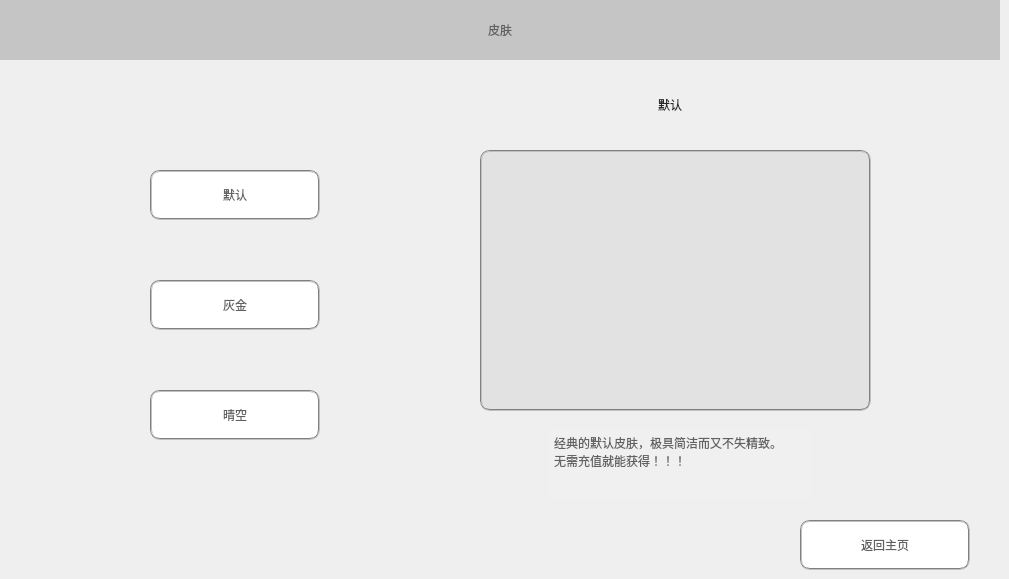
   <widget class="QWidget" name="themeSkinScene">
    <widget class="QWidget" name="edge_3" native="true">
     <property name="geometry">
      <rect>
       <x>0</x>
       <y>0</y>
       <width>1000</width>
       <height>60</height>
      </rect>
     </property>
     <property name="styleSheet">
      <string notr="true">background-color: rgba(97, 97, 97, 0.3);</string>
     </property>
    </widget>
    <widget class="QPushButton" name="skin1Btn">
     <property name="geometry">
      <rect>
       <x>150</x>
       <y>170</y>
       <width>170</width>
       <height>50</height>
      </rect>
     </property>
     <property name="styleSheet">
      <string notr="true">QPushButton{
color: rgb(97, 97, 97);
background-color: rgb(255, 255, 255);
border:2px groove gray;
border-radius:10px;
padding:2px 4px;
}
QPushButton:hover{
background-color: rgba(255, 255, 255, 0.2);
}
QPushButton:pressed{
background-color: rgba(95, 95, 95, 0.3);
border-color:rgba(255,255,255,0.3);
border-style:inset;
color:rgb(255, 255, 255);
}
</string>
     </property>
     <property name="text">
      <string>默认</string>
     </property>
    </widget>
    <widget class="QPushButton" name="skin2Btn">
     <property name="geometry">
      <rect>
       <x>150</x>
       <y>280</y>
       <width>170</width>
       <height>50</height>
      </rect>
     </property>
     <property name="styleSheet">
      <string notr="true">QPushButton{
color: rgb(97, 97, 97);
background-color: rgb(255, 255, 255);
border:2px groove gray;
border-radius:10px;
padding:2px 4px;
}
QPushButton:hover{
background-color: rgba(255, 255, 255, 0.2);
}
QPushButton:pressed{
background-color: rgba(95, 95, 95, 0.3);
border-color:rgba(255,255,255,0.3);
border-style:inset;
color:rgb(255, 255, 255);
}</string>
     </property>
     <property name="text">
      <string>灰金</string>
     </property>
    </widget>
    <widget class="QPushButton" name="skin3Btn">
     <property name="geometry">
      <rect>
       <x>150</x>
       <y>390</y>
       <width>170</width>
       <height>50</height>
      </rect>
     </property>
     <property name="styleSheet">
      <string notr="true">QPushButton{
color: rgb(97, 97, 97);
background-color: rgb(255, 255, 255);
border:2px groove gray;
border-radius:10px;
padding:2px 4px;
}
QPushButton:hover{
background-color: rgba(255, 255, 255, 0.2);
}
QPushButton:pressed{
background-color: rgba(95, 95, 95, 0.3);
border-color:rgba(255,255,255,0.3);
border-style:inset;
color:rgb(255, 255, 255);
}</string>
     </property>
     <property name="text">
      <string>晴空</string>
     </property>
    </widget>
    <widget class="QPushButton" name="returnBtn_3">
     <property name="geometry">
      <rect>
       <x>800</x>
       <y>520</y>
       <width>170</width>
       <height>50</height>
      </rect>
     </property>
     <property name="styleSheet">
      <string notr="true">QPushButton{
color: rgb(97, 97, 97);
background-color: rgb(255, 255, 255);
border:2px groove gray;
border-radius:10px;
padding:2px 4px;
}
QPushButton:hover{
background-color: rgba(255, 255, 255, 0.2);
}
QPushButton:pressed{
background-color: rgba(95, 95, 95, 0.3);
border-color:rgba(255,255,255,0.3);
border-style:inset;
color:rgb(255, 255, 255);
}</string>
     </property>
     <property name="text">
      <string>返回主页</string>
     </property>
    </widget>
    <widget class="QLabel" name="sceneTiltle_3">
     <property name="geometry">
      <rect>
       <x>410</x>
       <y>5</y>
       <width>180</width>
       <height>50</height>
      </rect>
     </property>
     <property name="styleSheet">
      <string notr="true">color: rgb(97, 97, 97);
font: 18pt &quot;Microsoft YaHei UI&quot;;</string>
     </property>
     <property name="text">
      <string>皮肤</string>
     </property>
     <property name="alignment">
      <set>Qt::AlignCenter</set>
     </property>
    </widget>
    <widget class="QLabel" name="skinName">
     <property name="geometry">
      <rect>
       <x>620</x>
       <y>90</y>
       <width>100</width>
       <height>30</height>
      </rect>
     </property>
     <property name="styleSheet">
      <string notr="true">color: rgb(39, 39, 39);
font: 13pt &quot;Microsoft YaHei UI&quot;;</string>
     </property>
     <property name="text">
      <string>默认</string>
     </property>
     <property name="alignment">
      <set>Qt::AlignCenter</set>
     </property>
    </widget>
    <widget class="QLabel" name="skinPreview">
     <property name="geometry">
      <rect>
       <x>480</x>
       <y>150</y>
       <width>391</width>
       <height>261</height>
      </rect>
     </property>
     <property name="styleSheet">
      <string notr="true">image: url(:/res/skin1/preview.png);
background-color: rgba(97, 97, 97, 0.1);
border:2px groove gray;
border-radius:10px;
padding:2px 4px;</string>
     </property>
     <property name="text">
      <string/>
     </property>
    </widget>
    <widget class="QTextBrowser" name="skinDescrip">
     <property name="geometry">
      <rect>
       <x>550</x>
       <y>430</y>
       <width>260</width>
       <height>70</height>
      </rect>
     </property>
     <property name="autoFillBackground">
      <bool>true</bool>
     </property>
     <property name="styleSheet">
      <string notr="true">color: rgb(97, 97, 97);
background-color: rgb(240, 240, 240);
font: 9pt &quot;Microsoft YaHei UI&quot;;
border-width:0;
border-style:outset</string>
     </property>
     <property name="html">
      <string>&lt;!DOCTYPE HTML PUBLIC &quot;-//W3C//DTD HTML 4.0//EN&quot; &quot;http://www.w3.org/TR/REC-html40/strict.dtd&quot;&gt;
&lt;html&gt;&lt;head&gt;&lt;meta name=&quot;qrichtext&quot; content=&quot;1&quot; /&gt;&lt;meta charset=&quot;utf-8&quot; /&gt;&lt;style type=&quot;text/css&quot;&gt;
p, li { white-space: pre-wrap; }
&lt;/style&gt;&lt;/head&gt;&lt;body style=&quot; font-family:'Microsoft YaHei UI'; font-size:9pt; font-weight:400; font-style:normal;&quot;&gt;
&lt;p style=&quot; margin-top:0px; margin-bottom:0px; margin-left:0px; margin-right:0px; -qt-block-indent:0; text-indent:0px;&quot;&gt;经典的默认皮肤，极具简洁而又不失精致。&lt;/p&gt;
&lt;p style=&quot; margin-top:0px; margin-bottom:0px; margin-left:0px; margin-right:0px; -qt-block-indent:0; text-indent:0px;&quot;&gt;无需充值就能获得！！！&lt;/p&gt;&lt;/body&gt;&lt;/html&gt;</string>
     </property>
    </widget>
   </widget>
